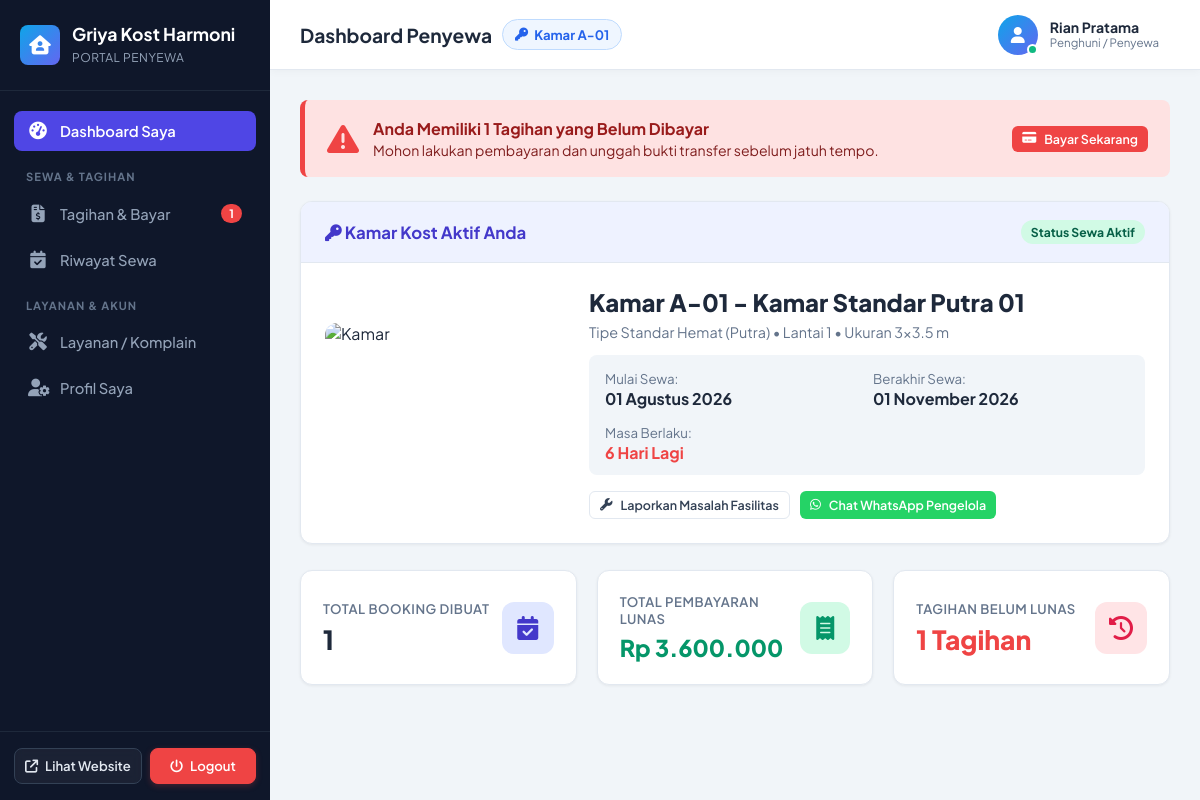
The page /user/index.php (signed in) on the database its author committed.
### tables this page shows
CREATE TABLE `tbl_pengaturan` (
  `id` int(11) NOT NULL AUTO_INCREMENT,
  `nama_kost` varchar(100) NOT NULL DEFAULT 'Griya Kost Harmoni',
  `slogan` varchar(255) DEFAULT 'Hunian Modern, Bersih, Nyaman, Aman, dan Strategis',
  `logo` varchar(255) DEFAULT 'logo.png',
  `banner` varchar(255) DEFAULT 'banner.jpg',
  `deskripsi` text DEFAULT NULL,
  `alamat` text DEFAULT NULL,
  `kota` varchar(100) DEFAULT 'Jakarta Selatan',
  `no_telepon` varchar(20) DEFAULT '021-88997766',
  `no_wa` varchar(20) DEFAULT '081234567890',
  `email` varchar(100) DEFAULT 'kontak@griyakostharmoni.com',
  `nama_bank` varchar(50) DEFAULT 'Bank BCA',
  `no_rekening` varchar(50) DEFAULT '8830129841',
  `atas_nama` varchar(100) DEFAULT 'Griya Kost Harmoni',
  `qris_image` varchar(255) DEFAULT NULL,
  `updated_at` timestamp NOT NULL DEFAULT CURRENT_TIMESTAMP ON UPDATE CURRENT_TIMESTAMP,
  PRIMARY KEY (`id`)
);

CREATE TABLE `tbl_booking` (
  `id_booking` int(11) NOT NULL AUTO_INCREMENT,
  `kode_booking` varchar(30) NOT NULL UNIQUE,
  `id_user` int(11) NOT NULL,
  `id_kamar` int(11) NOT NULL,
  `tgl_booking` timestamp NOT NULL DEFAULT CURRENT_TIMESTAMP,
  `tgl_mulai_sewa` date NOT NULL,
  `durasi_bulan` int(11) NOT NULL DEFAULT 1,
  `tgl_selesai_sewa` date NOT NULL,
  `total_biaya` decimal(12,2) NOT NULL,
  `catatan` text DEFAULT NULL,
  `status_booking` enum('pending','disetujui','ditolak','aktif','selesai','dibatalkan') NOT NULL DEFAULT 'pending',
  `diverifikasi_oleh` int(11) DEFAULT NULL,
  `tgl_verifikasi` datetime DEFAULT NULL,
  PRIMARY KEY (`id_booking`),
  KEY `fk_booking_user` (`id_user`),
  KEY `fk_booking_kamar` (`id_kamar`),
  CONSTRAINT `fk_booking_user` FOREIGN KEY (`id_user`) REFERENCES `tbl_users` (`id_user`) ON DELETE CASCADE,
  CONSTRAINT `fk_booking_kamar` FOREIGN KEY (`id_kamar`) REFERENCES `tbl_kamar` (`id_kamar`) ON DELETE CASCADE
);

CREATE TABLE `tbl_kamar` (
  `id_kamar` int(11) NOT NULL AUTO_INCREMENT,
  `id_kategori` int(11) NOT NULL,
  `nomor_kamar` varchar(20) NOT NULL UNIQUE,
  `nama_kamar` varchar(100) NOT NULL,
  `lantai` int(11) NOT NULL DEFAULT 1,
  `ukuran` varchar(20) NOT NULL DEFAULT '3x4 meter',
  `harga_per_bulan` decimal(12,2) NOT NULL,
  `harga_per_tahun` decimal(12,2) DEFAULT NULL,
  `harga_per_hari` decimal(12,2) DEFAULT NULL,
  `status` enum('tersedia','terisi','renovasi') NOT NULL DEFAULT 'tersedia',
  `foto_utama` varchar(255) DEFAULT 'kamar_default.jpg',
  `deskripsi` text DEFAULT NULL,
  `created_at` timestamp NOT NULL DEFAULT CURRENT_TIMESTAMP,
  PRIMARY KEY (`id_kamar`),
  KEY `fk_kamar_kategori` (`id_kategori`),
  CONSTRAINT `fk_kamar_kategori` FOREIGN KEY (`id_kategori`) REFERENCES `tbl_kategori_kamar` (`id_kategori`) ON DELETE CASCADE
);

CREATE TABLE `tbl_users` (
  `id_user` int(11) NOT NULL AUTO_INCREMENT,
  `username` varchar(50) NOT NULL UNIQUE,
  `password` varchar(255) NOT NULL,
  `nama_lengkap` varchar(100) NOT NULL,
  `email` varchar(100) NOT NULL UNIQUE,
  `no_hp` varchar(20) NOT NULL,
  `role` enum('admin','petugas','pengunjung') NOT NULL DEFAULT 'pengunjung',
  `foto` varchar(255) DEFAULT 'default_user.png',
  `alamat_asal` text DEFAULT NULL,
  `pekerjaan` varchar(100) DEFAULT 'Mahasiswa / Karyawan',
  `no_ktp` varchar(30) DEFAULT NULL,
  `status_aktif` enum('aktif','nonaktif') NOT NULL DEFAULT 'aktif',
  `created_at` timestamp NOT NULL DEFAULT CURRENT_TIMESTAMP,
  PRIMARY KEY (`id_user`)
);

CREATE TABLE `tbl_kategori_kamar` (
  `id_kategori` int(11) NOT NULL AUTO_INCREMENT,
  `nama_kategori` varchar(50) NOT NULL,
  `jenis_penghuni` enum('Putra','Putri','Campur') NOT NULL DEFAULT 'Campur',
  `deskripsi` text DEFAULT NULL,
  PRIMARY KEY (`id_kategori`)
);

### user/index.php (the view, shortened to what the rows shown need)
<?php
$page_title = "Dashboard Penyewa";
require_once __DIR__ . '/header.php';
$id_user = (int)$_SESSION['user_id'];
$q_aktif = mysqli_query($conn, "SELECT b.*, k.nomor_kamar, k.nama_kamar, k.ukuran, k.lantai, k.foto_utama, k.harga_per_bulan, kat.nama_kategori
                                FROM tbl_booking b
                                JOIN tbl_kamar k ON b.id_kamar = k.id_kamar
                                JOIN tbl_kategori_kamar kat ON k.id_kategori = kat.id_kategori
                                WHERE b.id_user = $id_user AND b.status_booking = 'aktif'
                                ORDER BY b.id_booking DESC LIMIT 1");
$kamar_aktif = mysqli_fetch_assoc($q_aktif);
?>
<?php if ($kamar_aktif):
    $foto_path = '../uploads/kost/' . $kamar_aktif['foto_utama'];
    $img_src = (file_exists($foto_path) && !empty($kamar_aktif['foto_utama'])) ? $foto_path : 'https://images.unsplash.com/photo-1522771739844-6a9f6d5f14af?auto=format&fit=crop&w=600&q=80';
    $sisa_hari = (strtotime($kamar_aktif['tgl_selesai_sewa']) - time()) / (60 * 60 * 24);
?>
    <div class="card" style="margin-bottom: 26px;">
        <div class="card-header" style="background: #eef2ff;">
            <h3 class="card-title" style="color: #4338ca;"><i class="fa-solid fa-key"></i> Kamar Kost Aktif Anda</h3>
            <span class="badge badge-success">Status Sewa Aktif</span>
        </div>
        <div class="card-body">
            <div style="display: grid; grid-template-columns: 240px 1fr; gap: 24px; align-items: center;">
                <div style="height: 160px; border-radius: var(--radius-md); overflow: hidden;">
                    <img src="<?= $img_src ?>" alt="Kamar" style="width: 100%; height: 100%; object-fit: cover;">
                </div>
                <div>
                    <h2 style="font-size: 1.5rem; font-weight: 800; color: var(--adm-text); margin-bottom: 6px;">
                        Kamar <?= htmlspecialchars($kamar_aktif['nomor_kamar']) ?> - <?= htmlspecialchars($kamar_aktif['nama_kamar']) ?>
                    </h2>
                    <p style="color: var(--adm-muted); font-size: 0.9rem; margin-bottom: 14px;">
                        <?= htmlspecialchars($kamar_aktif['nama_kategori']) ?> • Lantai <?= $kamar_aktif['lantai'] ?> • Ukuran <?= htmlspecialchars($kamar_aktif['ukuran']) ?>
                    </p>
                    <div style="display: grid; grid-template-columns: repeat(auto-fit, minmax(180px, 1fr)); gap: 12px; background: var(--adm-bg); padding: 12px 16px; border-radius: var(--radius-sm); margin-bottom: 16px;">
                        <div>
                            <small style="color: var(--adm-muted);">Mulai Sewa:</small><br>
                            <b><?= tgl_indo($kamar_aktif['tgl_mulai_sewa']) ?></b>
                        </div>
                        <div>
                            <small style="color: var(--adm-muted);">Berakhir Sewa:</small><br>
                            <b><?= tgl_indo($kamar_aktif['tgl_selesai_sewa']) ?></b>
                        </div>
                        <div>
                            <small style="color: var(--adm-muted);">Masa Berlaku:</small><br>
                            <b style="color: <?= ($sisa_hari <= 7) ? '#ef4444' : '#059669' ?>;">
                                <?= ceil($sisa_hari) ?> Hari Lagi
                            </b>
                        </div>
                    </div>
                    <div style="display: flex; gap: 10px; flex-wrap: wrap;">
                        <a href="komplain.php" class="btn btn-outline btn-sm">
                            <i class="fa-solid fa-wrench"></i> Laporkan Masalah Fasilitas
                        </a>
                        <a href="https://wa.me/<?= preg_replace('/[^0-9]/', '', $profil['no_wa']) ?>?text=Halo%20Pengelola%20Kost,%20saya%20penghuni%20Kamar%20<?= urlencode($kamar_aktif['nomor_kamar']) ?>" target="_blank" class="btn btn-sm" style="background:#25D366; color:#fff;">
                            <i class="fa-brands fa-whatsapp"></i> Chat WhatsApp Pengelola
                        </a>
                    </div>
                </div>
            </div>
        </div>
    </div>
<?php endif; ?>
<?php require_once __DIR__ . '/footer.php'; ?>

### user/header.php (shortened to what the rows shown need)
<?php
require_once __DIR__ . '/../koneksi.php';
require_once __DIR__ . '/../config/helper.php';
$profil = get_profil_kost($conn);
$curr_user = get_current_user_data($conn);
$id_u = (int)$_SESSION['user_id'];
$q_kamar_user = mysqli_query($conn, "SELECT b.id_booking, k.nomor_kamar, k.nama_kamar
                                    FROM tbl_booking b
                                    JOIN tbl_kamar k ON b.id_kamar = k.id_kamar
                                    WHERE b.id_user = $id_u AND b.status_booking = 'aktif'
                                    LIMIT 1");
$kamar_saya = mysqli_fetch_assoc($q_kamar_user);
?>
<!DOCTYPE html>
<html lang="id">
<head>
    <link rel="stylesheet" href="../assets/css/admin.css?v=<?= time() ?>">
    <link rel="stylesheet" href="https://cdnjs.cloudflare.com/ajax/libs/font-awesome/6.4.0/css/all.min.css">
</head>
<body>
<div class="admin-layout">
    <aside class="sidebar">
        <div class="sidebar-header">
            <div>
                <h2 class="sidebar-title"><?= htmlspecialchars($profil['nama_kost']) ?></h2>
                <span class="sidebar-subtitle">Portal Penyewa</span>
            </div>
        </div>
    </aside>
    <div class="main-wrapper">
        <header class="topbar">
            <div class="topbar-left">
                <div class="topbar-title">
                    <span><?= isset($page_title) ? $page_title : 'Dashboard Penyewa' ?></span>
                    <?php if ($kamar_saya): ?>
                        <span class="topbar-room-pill" title="Kamar Aktif Anda">
                            <i class="fa-solid fa-key"></i> Kamar <?= htmlspecialchars($kamar_saya['nomor_kamar']) ?>
                        </span>
                    <?php endif; ?>
                </div>
            </div>
            <div class="topbar-right">
                <div class="user-profile-btn" style="cursor: default;">
                    <div class="user-info">
                        <span class="user-name"><?= htmlspecialchars($curr_user['nama_lengkap'] ?? 'Penyewa') ?></span>
                        <span class="user-role-badge">Penghuni / Penyewa</span>
                    </div>
                </div>
            </div>
        </header>
        <main class="page-content">

### rows shown on the page
tbl_pengaturan: nama_kost "Griya Kost Harmoni"
tbl_booking: id_kamar.nomor_kamar "A-01", id_kamar.nama_kamar "Kamar Standar Putra 01", tbl_kategori_kamar.nama_kategori "Tipe Standar Hemat (Putra)", id_kamar.lantai "1", id_kamar.ukuran "3x3.5 m", tgl_mulai_sewa "01 Agustus 2026", tgl_selesai_sewa "01 November 2026"
tbl_users: nama_lengkap "Rian Pratama"

### other values the page prints
$tagihan_unpaid "1"
$page_title "Dashboard Penyewa"
mysqli_num_rows($q_unpaid) "1"
$tot_b "1"
format_rupiah($tot_lunas) "Rp 3.600.000"
